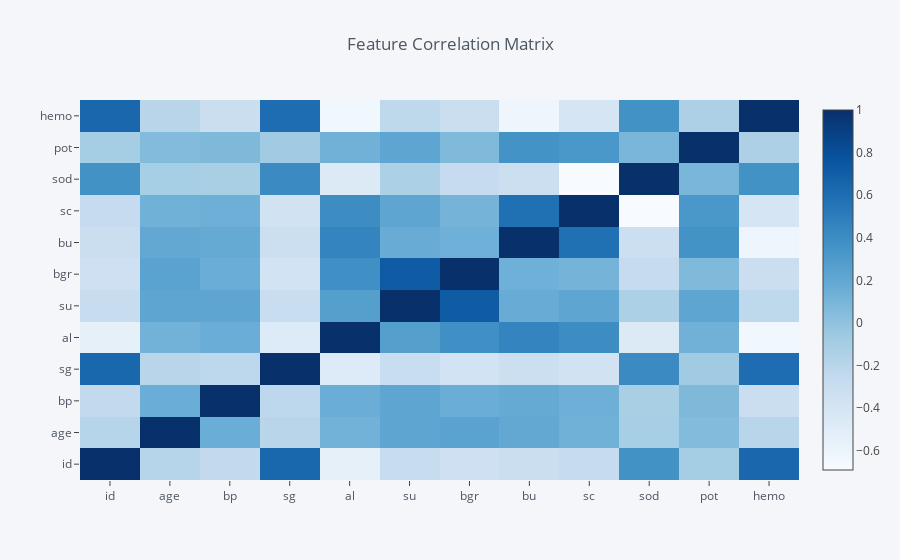

The notebook cell saved with this chart:
### Markdown cell above
## Visualisation

Enough with the numbers, we wanna see some plots, lets start with a heatmap:

## Heatmap

A heatmap is a very easy and quick way to see correlation in our dataset, often it confirm our suggestions, often it shows us stuff which is logic but often the datasets are also strange, and so the heatmap is aswell:

### Code cell
data.corr().iplot(kind='heatmap',colorscale="blues", title="Feature Correlation Matrix")

### Figure 1 — Plotly figure (JSON) as saved in the notebook; plotly's stock layout.template omitted (floating-point values rounded to 4 significant figures; data arrays with more than 128 entries replaced by an {"elided": "..."} marker saying what was removed)
{"data": [{"colorscale": [[0, "rgb(247,251,255)"], [0.125, "rgb(222,235,247)"], [0.25, "rgb(198,219,239)"], [0.375, "rgb(158,202,225)"], [0.5, "rgb(107,174,214)"], [0.625, "rgb(66,146,198)"], [0.75, "rgb(33,113,181)"], [0.875, "rgb(8,81,156)"], [1, "rgb(8,48,107)"]], "type": "heatmap", "uid": "09e567d4-389c-4fad-91a5-2748228752b9", "x": ["id", "age", "bp", "sg", "al", "su", "bgr", "bu", "sc", "sod", "pot", "hemo"], "y": ["id", "age", "bp", "sg", "al", "su", "bgr", "bu", "sc", "sod", "pot", "hemo"], "z": {"elided": "12x12 float values"}, "zmax": 1, "zmin": -0.6902}], "layout": {"legend": {"bgcolor": "#F5F6F9", "font": {"color": "#4D5663"}}, "paper_bgcolor": "#F5F6F9", "plot_bgcolor": "#F5F6F9", "title": {"font": {"color": "#4D5663"}, "text": "Feature Correlation Matrix"}, "xaxis": {"gridcolor": "#E1E5ED", "showgrid": true, "tickfont": {"color": "#4D5663"}, "title": {"font": {"color": "#4D5663"}, "text": ""}, "zerolinecolor": "#E1E5ED"}, "yaxis": {"gridcolor": "#E1E5ED", "showgrid": true, "tickfont": {"color": "#4D5663"}, "title": {"font": {"color": "#4D5663"}, "text": ""}, "zerolinecolor": "#E1E5ED"}}}
